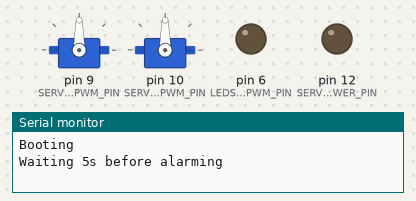
Simulated run of this sketch. Board: Arduino Uno, built with avr-gcc and run on an emulated ATmega328P. Shown: 2 × servo, output pins drawn as LEDs (lit = HIGH), the last lines printed to the serial monitor.

Above: at 0.1 s.
At 5.1 s:
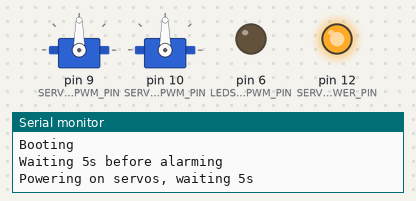
At 10.15 s:
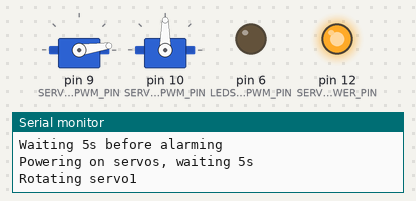
At 12.8 s:
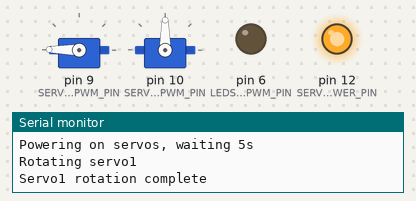
At 17.5 s:
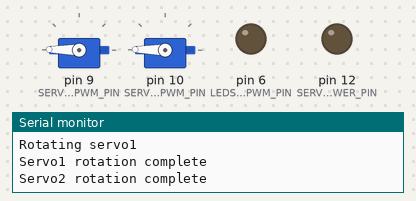
At 38.5 s:
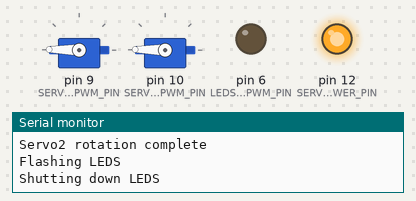
Timing chart, 0 to 40.0 s (numbered marks = the images above):
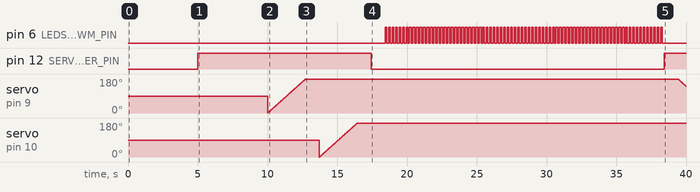

The sketch:

servos_and_leds.ino
```cpp
#include <Servo.h>

Servo servo1;
Servo servo2;

// two servos powered by PWM
// but also they don't get power until their MOSFET is activated

const int SERVO_1_PWM_PIN = 9;
const int SERVO_2_PWM_PIN = 10;
const int SERVO_POWER_PIN = 12;

const int LEDS_POWER_AND_PWM_PIN = 6;

const int SERVO_1_RESTING_ANGLE = 0;
const int SERVO_2_RESTING_ANGLE = 0;
const int SERVO_1_DEPLOYED_ANGLE = 179;
const int SERVO_2_DEPLOYED_ANGLE = 179;

void setup() {
  servo1.attach(SERVO_1_PWM_PIN);
  servo2.attach(SERVO_2_PWM_PIN);
  pinMode(SERVO_POWER_PIN, OUTPUT);

  pinMode(LEDS_POWER_AND_PWM_PIN, OUTPUT);

  Serial.begin(9600);
  Serial.println("Booting");
}

void loop() {
  // Boot up
  Serial.println("Waiting 5s before alarming");
  delay(5000);

  // Move servos into position to expose the eyes
  Serial.println("Powering on servos, waiting 5s");
  digitalWrite(SERVO_POWER_PIN, HIGH);
  delay(5000);

  Serial.println("Rotating servo1");
  rotateServo(servo1, SERVO_1_RESTING_ANGLE, SERVO_1_DEPLOYED_ANGLE);
  Serial.println("Servo1 rotation complete");
  delay(1000);
  rotateServo(servo2, SERVO_2_RESTING_ANGLE, SERVO_2_DEPLOYED_ANGLE);
  Serial.println("Servo2 rotation complete");
  delay(1000);

  // Shut down servos to save power
  digitalWrite(SERVO_POWER_PIN, LOW);
  delay(1000);

  // Flash LEDs for a while
  Serial.println("Flashing LEDS");
  flashLed(LEDS_POWER_AND_PWM_PIN, 20, 0.25);

  Serial.println("Shutting down LEDS");
  digitalWrite(LEDS_POWER_AND_PWM_PIN, LOW);

  // Turn servos back on
  digitalWrite(SERVO_POWER_PIN, HIGH);
  delay(1000);

  // Move servos back to hidden
  Serial.println("Rotating servos back");
  Serial.println("Rotating servo1");
  rotateServo(servo1, SERVO_1_DEPLOYED_ANGLE, SERVO_1_RESTING_ANGLE);
  Serial.println("Servo1 rotation complete");
  delay(1000);
  rotateServo(servo2, SERVO_1_DEPLOYED_ANGLE, SERVO_2_RESTING_ANGLE);
  Serial.println("Servo2 rotation complete");
  delay(1000);

  Serial.println("Powering down servos");
  digitalWrite(SERVO_POWER_PIN, LOW);
  delay(5000);
  Serial.println("Starting over");


}

void flashLed(int ledPin, float secondsToBlink, float secondsPerBlink) {
  int numberOfBlinks = secondsToBlink / secondsPerBlink;
  for (int blinkCount = 0; blinkCount < numberOfBlinks; blinkCount++) {
    digitalWrite(ledPin, HIGH);
    delay(secondsPerBlink * 500); // spend half the milliseconds on, and half off
    digitalWrite(ledPin, LOW);
    delay(secondsPerBlink * 500);
  }
}


void rotateServo(Servo &theServo, int startAngle, int endAngle) {
  if (startAngle > endAngle) {
    rotateServoDown(theServo, startAngle, endAngle);
  } else {
    rotateServoUp(theServo, startAngle, endAngle);
  }
}

void rotateServoUp(Servo &theServo, int startAngle, int endAngle) {
  // https://learn.adafruit.com/adafruit-arduino-lesson-14-servo-motors/arduino-code-for-sweep
  startAngle = max(startAngle, 0);
  endAngle = min(endAngle, 179);
  for(int angle = startAngle; angle <= endAngle; angle++)
  {
    theServo.write(angle);
    delay(15);
  }
}

void rotateServoDown(Servo &theServo, int startAngle, int endAngle) {
  // https://learn.adafruit.com/adafruit-arduino-lesson-14-servo-motors/arduino-code-for-sweep
  startAngle = min(startAngle, 179);
  endAngle = max(endAngle, 0);
  for(int angle = startAngle; angle >= endAngle; angle--)
  {
    theServo.write(angle);
    delay(15);
  }
}
```

Measured:
- by itself, pin 12 (SERVO_POWER_PIN): LOW → HIGH at 5.0 s, → LOW 12.4 s later, → HIGH 21.0 s later
- by itself, pin 6 (LEDS_POWER_AND_PWM_PIN): LOW → HIGH at 18.4 s, → LOW 0.13 s later, → HIGH 0.13 s later, → LOW 0.13 s later, … (160 changes in this stretch)
